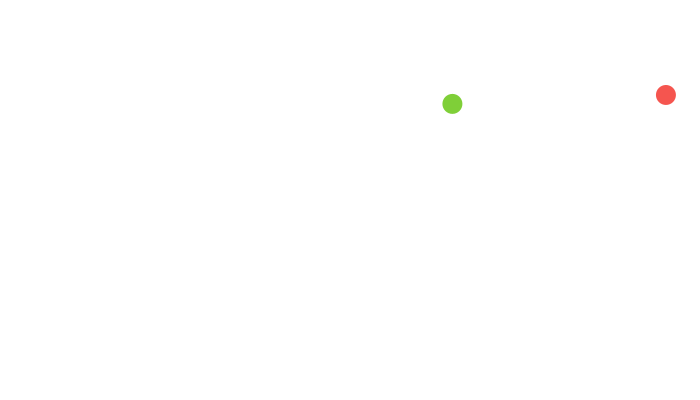
Frame 1 (no input)
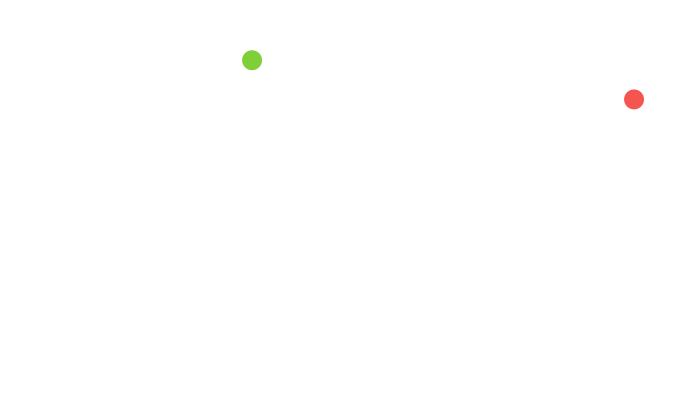
Frame 60 (the mouse pressed at the canvas centre just before this capture)
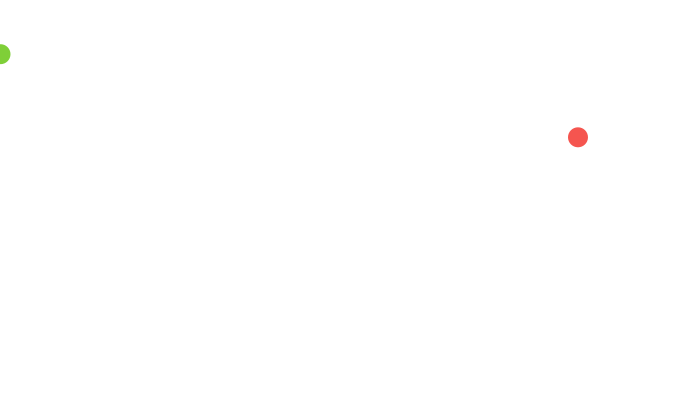
Frame 120 (the mouse held since frame 60 and released just before this capture)

The Processing sketch that drew these frames (run headless with seeded random() and noise(); from frame 60 on, the mouse is pressed at the canvas centre):

// Processing sketch: N06_flee
// ── N06_flee.pde
float noiseStep, noiseScale;
PVector offset;
Vehicle good, evil;

void setup() {
  size(700, 400);
  smooth();
  noStroke();

  good = new Vehicle();
  evil = new Vehicle();
  offset = new PVector(random(1000), random(1000) + 1000);
  noiseStep = 0.01;
  noiseScale = 0.1;
}

void draw() {
  background(255);
  PVector wind = new PVector((noise(offset.x) - 0.5) * noiseScale,
                             (noise(offset.y) - 0.5) * noiseScale);
  evil.applyForce(wind);
  evil.update();
  evil.display(#F5554F);
  offset.add(noiseStep, noiseStep, 0);

  good.seek(new PVector(mouseX, mouseY));
  good.flee(evil.location);
  good.update();
  good.display(#7FCF38);

}

// ── Mover.pde
class Mover {
  PVector location;
  PVector velocity;
  PVector acceleration;
  float topSpeed, maxForce;
  float mass;

  Mover() {
    location = new PVector(random(0, width), random(0, height));
    velocity = new PVector(0, 0);
    acceleration = new PVector(0, 0);
    topSpeed = 4;
    maxForce = 0.1;
    mass = 1;
  }

  void update() {
    velocity.add(acceleration);
    location.add(velocity);
    acceleration.mult(0);
    checkEdges(0.5);
  }

  void display(color fillColor) {
    fill(fillColor);
    ellipse(location.x, location.y, 20, 20);
  }

  void applyForce(PVector force) {
    PVector f = PVector.div(force, mass);
    acceleration.add(f);
  }

  void checkEdges(float bounceBack) {
    float halfSize = (mass) * 0.5;

    if (location.x + halfSize > width) {
      location.x = width - halfSize;
      velocity.x *= -bounceBack;
    } else if (location.x - halfSize < 0) {
      velocity.x *= -bounceBack;
      location.x = halfSize;
    }

    if (location.y + halfSize > height) {
      location.y = height - halfSize;
      velocity.y *= -bounceBack;
    } else if (location.y - halfSize < 0) {
      velocity.y *= -bounceBack;
      location.y = halfSize;
    }
  }
}

// ── Vehicle.pde
class Vehicle extends Mover {
  void seek(PVector target) {
    PVector desired = PVector.sub(target, location);
    desired.normalize();
    desired.mult(topSpeed);

    PVector steer = PVector.sub(desired, velocity);
    steer.limit(maxForce);
    applyForce(steer);
  }

  void flee(PVector target) {
    PVector desired = PVector.sub(target, location);
    desired.normalize();
    desired.mult(topSpeed);

    PVector steer = PVector.sub(desired, velocity);
    steer.limit(maxForce);
    steer.mult(-1);
    applyForce(steer);
  }
}
